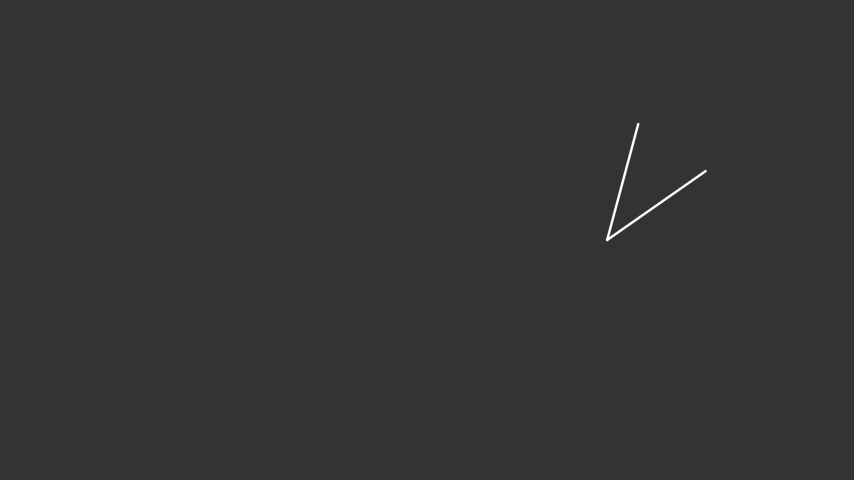
#> input picture Part1/angle/image1.png, 854 x 480 px
$ python main.py
#> lines starting #> are read from the running program, lines starting #| are printed output that depends on the picture; after the words box and inside, x2 and y2 are one past the last pixel; in counts of white or black regions, pixels touching at a corner belong together
import math
import cv2
import numpy as np
import matplotlib.pyplot as plt

#-- To change input image, change this variable --
input = 'angle/image1.png'
#-- Run this file, then angle is outputted to console, also some images are displayed --


#Load in and convert image
pic = cv2.cvtColor(cv2.imread(input), cv2.COLOR_BGR2GRAY)
#> pic: shape (480, 854); min 51, max 255, mean 51.3
plt.subplot(221), plt.imshow(cv2.cvtColor(pic, cv2.COLOR_GRAY2RGB)), plt.title('Original')

#Blur image to reduce effect of noise
blurPic = cv2.GaussianBlur(pic, (9,9), 2)

#Find position of edge pixels
edges = cv2.Canny(pic, threshold1=100, threshold2=0)
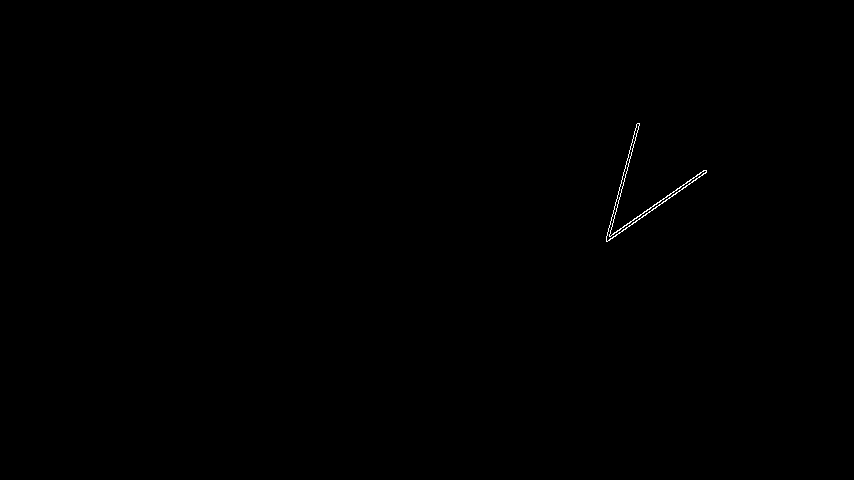
#> edges: shape (480, 854); 0.13% white in thin lines or dots, all inside (x1, y1, x2, y2) = (606, 123, 707, 242)

#Plot Results of Edge Detection
plt.subplot(222), plt.imshow(cv2.cvtColor(edges, cv2.COLOR_GRAY2RGB)), plt.title('Canny Edge Detection')

#Find co-ordinates of points detected
edgePixelLocations = np.transpose(np.array(np.where(edges > 0)))
#> edgePixelLocations = 533 pairs, first value 123 to 241, second value 606 to 706

#Get a maximum rho size by taking the diagonal size of image
imgDiagSize = math.sqrt(pic.shape[0]**2 + pic.shape[1]**2)
#> imgDiagSize = 979.7

#Resolutions of accumulator
accResolutionRho = 1000
accResolutionTheta = 180
accumulator = np.zeros((accResolutionTheta, accResolutionRho))

#Global variables store the best lines
bestLine1 = (0, 0)
bestLine2 = (0, 0)

#Find two best fitting lines from Hough Transform
def houghLines():
    global bestLine1, bestLine2
    for point in edgePixelLocations:
        #Iterate over angles from 0 to pi
        for i in range(accResolutionTheta):
            theta = i * math.pi / accResolutionTheta

            #Use point and theta to calculate rho
            rho = point[1] * math.cos(theta) + point[0] * math.sin(theta)

            #Get index of this rho value in the accumulator
            j = accResolutionRho * (rho + imgDiagSize) / (2 * imgDiagSize)
            j = round(j)

            #Add a vote to the accumulator
            accumulator[i, j] += 1

    #Plot the Hough space
    plt.subplot(223), plt.imshow(accumulator), plt.title('Rho-Theta Hough Space'), plt.xlabel("Rho Index"), plt.ylabel("Theta Index")

    #Get co-ordinates of best line
    bestLine1 = np.unravel_index(accumulator.argmax(), accumulator.shape)

    #Eliminate that line and its neighbouring n//2 rows of co-ordinate pairs (such that 2 similar angles are not picked)
    n = 9
    for k in range(n):
        for m in range(n):
            accumulator[min(accResolutionTheta-1, bestLine1[0] - n//2 + k)] = 0

    #Now get the maximum again for second line
    bestLine2 = np.unravel_index(accumulator.argmax(), accumulator.shape)


#Find the intersection of the two best lines
def findIntersection():
    global bestLine1, bestLine2

    #Convert accumulator coordinates to angles/distances
    theta1 = bestLine1[0] * math.pi / accResolutionTheta
    theta2 = bestLine2[0] * math.pi / accResolutionTheta

    rho1 = (bestLine1[1] * 2 * imgDiagSize / accResolutionRho) - imgDiagSize
    rho2 = (bestLine2[1] * 2 * imgDiagSize / accResolutionRho) - imgDiagSize

    #Check exceptions first - if each line is vertical/horizontal
    if theta1 == 0: #Angle is 0, vertical
        if theta2 == 0: return (-1, -1) #Error - shouldn't have parallel lines
        else:
            x = rho1
            y = (rho2 - x * math.cos(theta2)) / math.sin(theta2)

    elif theta1 == math.pi/2: #Line is horizontal
        if theta2 == math.pi/2: return(-1, -1)
        else:
            y = rho1
            x = (rho2 - y * math.sin(theta2)) / math.cos(theta2)

    else:
        #Check line 2
        if theta2 == 0:  # Angle is 0, vertical
            if theta1 == 0:
                return None  # Error - shouldn't have parallel lines
            else:
                x = rho2
                y = (rho1 - x * math.cos(theta1)) / math.sin(theta1)

        elif theta2 == math.pi / 2:  # Line is horizontal
            if theta1 == math.pi / 2:
                return None
            else:
                y = rho2
                x = (rho1 - y * math.sin(theta1)) / math.cos(theta1)

        else:
            #Neither of the lines are exceptions, can solve a simulatneous equation for intersection
            x = (rho2 * math.sin(theta1) - rho1 * math.sin(theta2)) / (math.cos(theta2) * math.sin(theta1) - math.cos(theta1) * math.sin(theta2))
            y = (rho1 - x * math.cos(theta1)) / math.sin(theta1)

    return (x, y)

#Find square of shortest distance from line
def squareDistanceFromLine(theta, rho, pointX, pointY):
    #If line is vertical/horizontal, exception cases
    if theta == math.pi/2:
        return (pointY - rho)**2
    elif theta == 0:
        return (pointX - rho)**2
    elif theta == 3*math.pi/2:
        return (pointY + rho) ** 2
    elif theta == math.pi:
        return (pointX + rho)**2
    else:
        #Get two random points on the line
        x1 = 1
        y1 = (rho - x1 * math.cos(theta)) / math.sin(theta)

        x2 = 10
        y2 = (rho - x2 * math.cos(theta)) / math.sin(theta)

        #Calculate distance using a vector made from the two points
        distSqr = (((x2 - x1)*(y1 - pointY) - (x1 - pointX)*(y2 - y1))**2)/((x2-x1)**2 + (y2-y1)**2)

        return distSqr

#When we have the parameters for the two lines, but we don't know where to measure the angle
def ensureCorrectAngle(foundAngle):
    global bestLine1, bestLine2

    #Convert accumulator coordinates to angles/distances
    theta1 = bestLine1[0] * math.pi / accResolutionTheta
    theta2 = bestLine2[0] * math.pi / accResolutionTheta

    rho1 = (bestLine1[1] * 2 * imgDiagSize / accResolutionRho) - imgDiagSize
    rho2 = (bestLine2[1] * 2 * imgDiagSize / accResolutionRho) - imgDiagSize

    #Find intersection
    p0 = findIntersection()
    p1 = None
    p2 = None

    lineDistThreshold = 2 #How close a point needs to be to be on the line
    maxDistLine1 = -1
    maxDistLine2 = -1

    #Find two points - one on the first line, one on the second - that are as far away from intersection as possible
    for edge in edgePixelLocations:
        dist = (edge[1] - p0[0]) ** 2 + (edge[0] - p0[1]) ** 2
        if squareDistanceFromLine(theta1, rho1, edge[1], edge[0]) < lineDistThreshold**2:
            if dist > maxDistLine1:
                p1 = (edge[1], edge[0])
                maxDistLine1 = dist
        elif squareDistanceFromLine(theta2, rho2, edge[1], edge[0]) < lineDistThreshold**2:
            if dist > maxDistLine2:
                p2 = (edge[1], edge[0])
                maxDistLine2 = dist

    #Output angle between the vectors P1-P0 and P2-P0
    angle1 = math.atan2(p1[1] - p0[1], p1[0] - p0[0])
    angle2 = math.atan2(p2[1] - p0[1], p2[0] - p0[0])
    between = math.fabs(angle2 - angle1) * 360 / (2 * math.pi)
    otherAngle = math.fabs(foundAngle - 180)

    #Which is closer to the angle found in this function: the original one or 180-it?
    if math.fabs(foundAngle - between) < math.fabs(otherAngle - between):
        return foundAngle
    else:
        return otherAngle


#Draw lines on a plot, from their rho and theta parameters
def drawLine(img, theta, rho):
    # If line is vertical/horizontal, exception cases
    if theta == math.pi/2:
        x1 = 0
        y1 = rho
        x2 = pic.shape[1]-1
        y2 = rho
    elif theta == 0:
        x1 = rho
        y1 = 0
        x2 = rho
        y2 = pic.shape[0]-1
    else:

        #First, try finding the point with x=0
        x1 = 0
        y1 = (rho - x1 * math.cos(theta)) / math.sin(theta)
        if y1 < 0:
            #If doesnt fit, set y1 to 0 instead and find x1
            y1 = 0
            x1 = (rho - y1 * math.sin(theta)) / math.cos(theta)
        elif y1 >= pic.shape[0]:
            y1 = pic.shape[0]
            x1 = (rho - y1 * math.sin(theta)) / math.cos(theta)

        #Same for a second point
        x2 = pic.shape[1]-1
        y2 = (rho - x2 * math.cos(theta)) / math.sin(theta)
        if y2 < 0:
            # If doesnt fit, set y1 to 0 instead and find x1
            y2 = 0
            x2 = (rho - y2 * math.sin(theta)) / math.cos(theta)
        elif y2 >= pic.shape[1]:
            y2 = pic.shape[0]-1
            x2 = (rho - y2 * math.sin(theta)) / math.cos(theta)

    cv2.line(img, (int(x1), int(y1)), (int(x2), int(y2)), (255, 0, 0), 4)


#MAIN PROGRAM

#Find 2 Best fitting lines, save them to bestLine1 and bestLine2
houghLines()
#> the loop in houghLines, `for point in edgePixelLocations:` made 533 passes
#> point on passes 1 to 3: [123, 637], [123, 638], [123, 639]
#> after the loop in houghLines, `for point in edgePixelLocations:`:
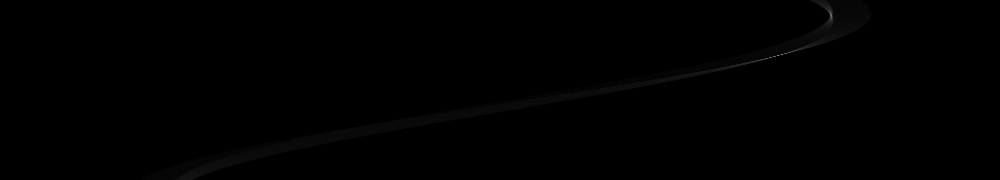
#> accumulator: shape (180, 1000) float64; min 0, max 151, mean 0.5
#> in houghLines, `bestLine1 = np.unravel_index(accumulator.argmax(), accumulator.shape)`: bestLine1 = (55, 777)
#> after the loop in houghLines, `for k in range(n):`: accumulator: shape (180, 1000) float64; 0.21% of pixels changed, all inside (x1, y1, x2, y2) = (721, 51, 796, 60)
#> in houghLines, `bestLine2 = np.unravel_index(accumulator.argmax(), accumulator.shape)`: bestLine2 = (15, 830)

#Find angle between the two theta parameters
angle = math.fabs(bestLine1[0] - bestLine2[0]) * 180/accResolutionTheta
#> angle = 40

#Copy the Canny image to draw the lines on
img = edges[:]

#Draw the two found lines onto img
drawLine(img, bestLine1[0] * math.pi / accResolutionTheta, (bestLine1[1] - accResolutionRho // 2) * 2 * imgDiagSize / accResolutionRho)
#> in drawLine, `y1 = (rho - x1 * math.cos(theta)) / math.sin(theta)`: y1 = 662.5
#> in drawLine, `x1 = (rho - y1 * math.sin(theta)) / math.cos(theta)`: x1 = 260.7
#> in drawLine, `y2 = (rho - x2 * math.cos(theta)) / math.sin(theta)`: y2 = 65.27
drawLine(img, bestLine2[0] * math.pi / accResolutionTheta, (bestLine2[1] - accResolutionRho // 2) * 2 * imgDiagSize / accResolutionRho)
#> call 2 of drawLine, with theta = 0.262, rho = 646.6
#> in drawLine (call 2), `y1 = (rho - x1 * math.cos(theta)) / math.sin(theta)`: y1 = 2498.2
#> in drawLine (call 2), `x1 = (rho - y1 * math.sin(theta)) / math.cos(theta)`: x1 = 540.8
#> in drawLine (call 2), `y2 = (rho - x2 * math.cos(theta)) / math.sin(theta)`: y2 = -685.3
#> in drawLine (call 2), `x2 = (rho - y2 * math.sin(theta)) / math.cos(theta)`: x2 = 669.4
#> in drawLine (call 2), `cv2.line(img, (int(x1), int(y1)), (int(x2), int(y2)), (255, 0, 0), 4)`:
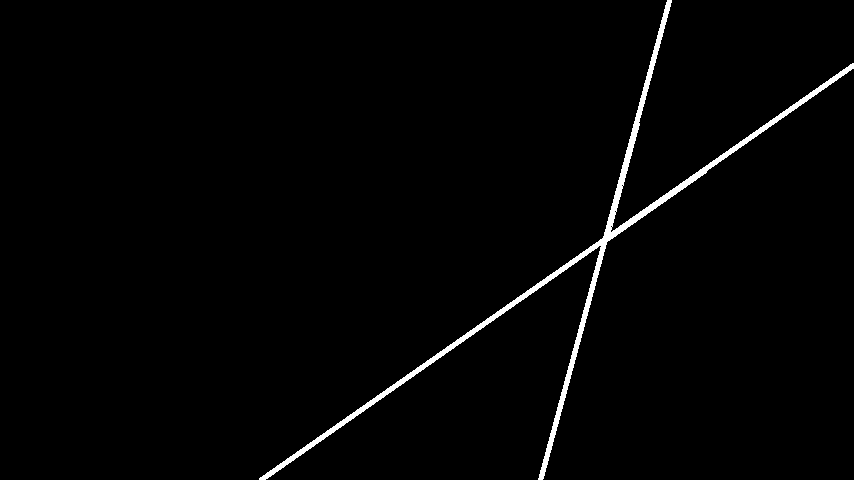
#> img: shape (480, 854); 1.6% white; 1 white region, box (x1, y1, x2, y2) and area: (259, 0, 854, 480) 6522

#Use ensureCorrectedAngle to make sure the angle is the BETWEEN the lines on the image, not 180 - it
print("ANGLE:", ensureCorrectAngle(angle))
#> in ensureCorrectAngle, `theta1 = bestLine1[0] * math.pi / accResolutionTheta`: theta1 = 0.96
#> in ensureCorrectAngle, `theta2 = bestLine2[0] * math.pi / accResolutionTheta`: theta2 = 0.262
#> in ensureCorrectAngle, `rho1 = (bestLine1[1] * 2 * imgDiagSize / accResolutionRho) - imgDiagSize`: rho1 = 542.7
#> in ensureCorrectAngle, `rho2 = (bestLine2[1] * 2 * imgDiagSize / accResolutionRho) - imgDiagSize`: rho2 = 646.6
#> in findIntersection, `theta1 = bestLine1[0] * math.pi / accResolutionTheta`: theta1 = 0.96
#> in findIntersection, `theta2 = bestLine2[0] * math.pi / accResolutionTheta`: theta2 = 0.262
#> in findIntersection, `rho1 = (bestLine1[1] * 2 * imgDiagSize / accResolutionRho) - imgDiagSize`: rho1 = 542.7
#> in findIntersection, `rho2 = (bestLine2[1] * 2 * imgDiagSize / accResolutionRho) - imgDiagSize`: rho2 = 646.6
#> in findIntersection, `x = (rho2 * math.sin(theta1) - rho1 * math.sin(theta2)) / (math.cos(th..`: x = 605.4
#> in findIntersection, `y = (rho1 - x * math.cos(theta1)) / math.sin(theta1)`: y = 238.6
#> in ensureCorrectAngle, `p0 = findIntersection()`: p0 = (605.4, 238.6)
#> the loop in ensureCorrectAngle, `for edge in edgePixelLocations:` made 533 passes
#> (edge, dist, p2, maxDistLine2) on passes 1 to 2: ([123, 637], 14361.9, (637, 123), 14361.9), ([123, 638], 14426, (638, 123), 14426)
#> (dist, p1, maxDistLine1) on passes 98 to 100: (14225, (703, 170), 14225), (14421.2, (704, 170), 14421.2), (14619.3, (705, 170), 14619.3)
#| ANGLE: 40.0

#Show the drawn lines
plt.subplot(224), plt.imshow(img), plt.title('Redrawn Lines')

plt.show()
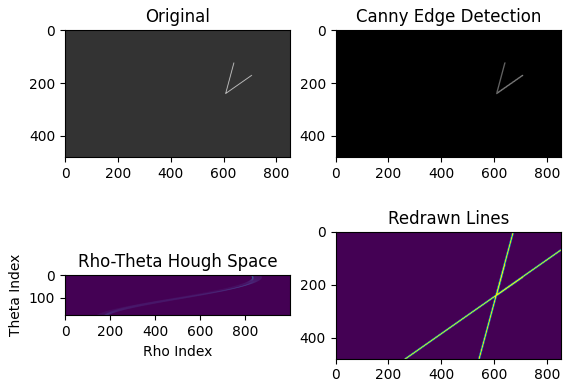
#> figure drawn by matplotlib, 4 panels

$ run again, with Part1/angle/image2.png copied over Part1/angle/image1.png
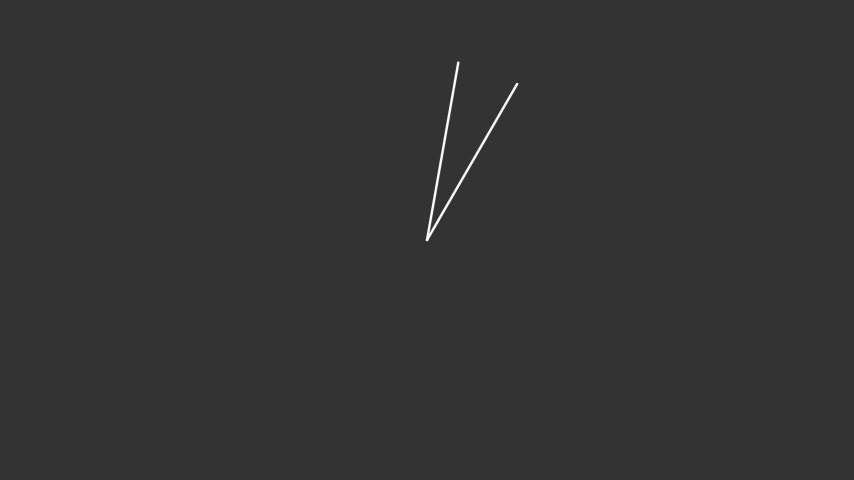
#> input picture Part1/angle/image2.png, 854 x 480 px
#> `edges = cv2.Canny(pic, threshold1=100, threshold2=0)`:
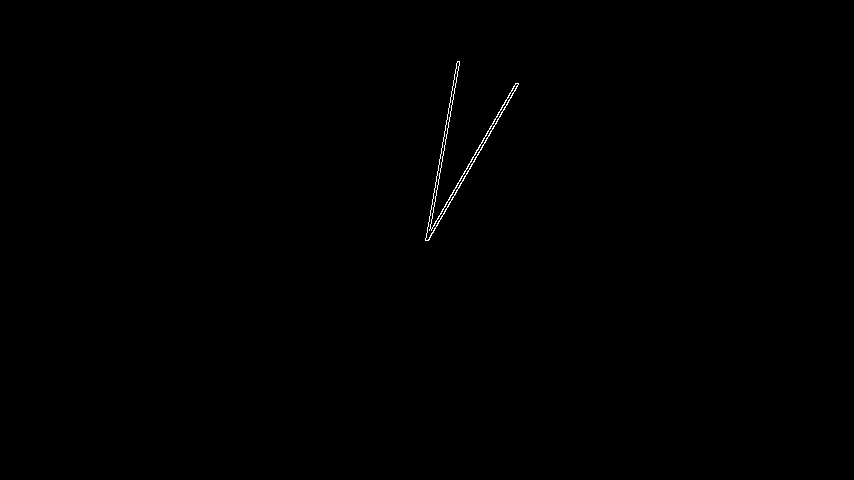
#> edges: shape (480, 854); 0.19% white in thin lines or dots, all inside (x1, y1, x2, y2) = (425, 61, 519, 241)
#> edgePixelLocations = 791 pairs, first value 61 to 240, second value 425 to 518
#> the loop in houghLines, `for point in edgePixelLocations:` made 791 passes
#> point on passes 1 to 3: [61, 457], [61, 458], [61, 459]
#> bestLine1 = (30, 749)
#> bestLine2 = (10, 735)
#> angle = 20
#> in drawLine, `y1 = (rho - x1 * math.cos(theta)) / math.sin(theta)`: y1 = 975.7
#> in drawLine, `x1 = (rho - y1 * math.sin(theta)) / math.cos(theta)`: x1 = 286.2
#> in drawLine, `y2 = (rho - x2 * math.cos(theta)) / math.sin(theta)`: y2 = -501.7
#> in drawLine, `x2 = (rho - y2 * math.sin(theta)) / math.cos(theta)`: x2 = 563.3
#> img: shape (480, 854); 1.3% white; 1 white region, box (x1, y1, x2, y2) and area: (284, 0, 566, 480) 5376
#> in ensureCorrectAngle, `theta1 = bestLine1[0] * math.pi / accResolutionTheta`: theta1 = 0.524
#> in ensureCorrectAngle, `theta2 = bestLine2[0] * math.pi / accResolutionTheta`: theta2 = 0.175
#> in ensureCorrectAngle, `rho1 = (bestLine1[1] * 2 * imgDiagSize / accResolutionRho) - imgDiagSize`: rho1 = 487.9
#> in ensureCorrectAngle, `rho2 = (bestLine2[1] * 2 * imgDiagSize / accResolutionRho) - imgDiagSize`: rho2 = 460.4
#> in findIntersection, `theta1 = bestLine1[0] * math.pi / accResolutionTheta`: theta1 = 0.524
#> in findIntersection, `theta2 = bestLine2[0] * math.pi / accResolutionTheta`: theta2 = 0.175
#> in findIntersection, `rho1 = (bestLine1[1] * 2 * imgDiagSize / accResolutionRho) - imgDiagSize`: rho1 = 487.9
#> in findIntersection, `rho2 = (bestLine2[1] * 2 * imgDiagSize / accResolutionRho) - imgDiagSize`: rho2 = 460.4
#> x = 425.4
#> y = 238.9
#> p0 = (425.4, 238.9)
#> the loop in ensureCorrectAngle, `for edge in edgePixelLocations:` made 791 passes
#> (edge, dist, p1, maxDistLine1) on passes 48 to 50: ([83, 515], 32326.9, (515, 83), 32326.9), ([83, 516], 32507.1, (516, 83), 32507.1), ([83, 517], 32689.3, (517, 83), 32689.3)
#> after the loop in ensureCorrectAngle, `for edge in edgePixelLocations:`: maxDistLine1 = 32689.3; maxDistLine2 = 32706.5
#> angle1 = -1.04
#> angle2 = -1.39
#> between = 20.05
#> otherAngle = 160
#| ANGLE: 20.0
#> `plt.show()`:
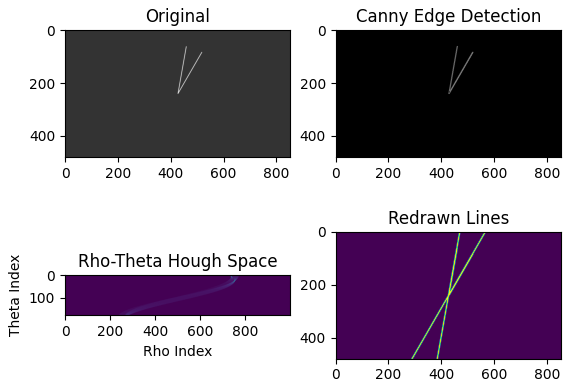
#> figure drawn by matplotlib, 4 panels

$ run again, with Part1/angle/image3.png copied over Part1/angle/image1.png
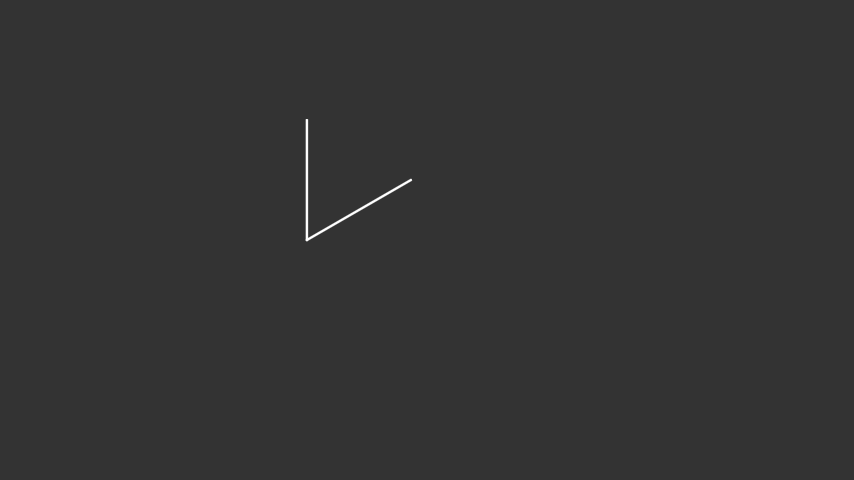
#> input picture Part1/angle/image3.png, 854 x 480 px
#> `edges = cv2.Canny(pic, threshold1=100, threshold2=0)`:
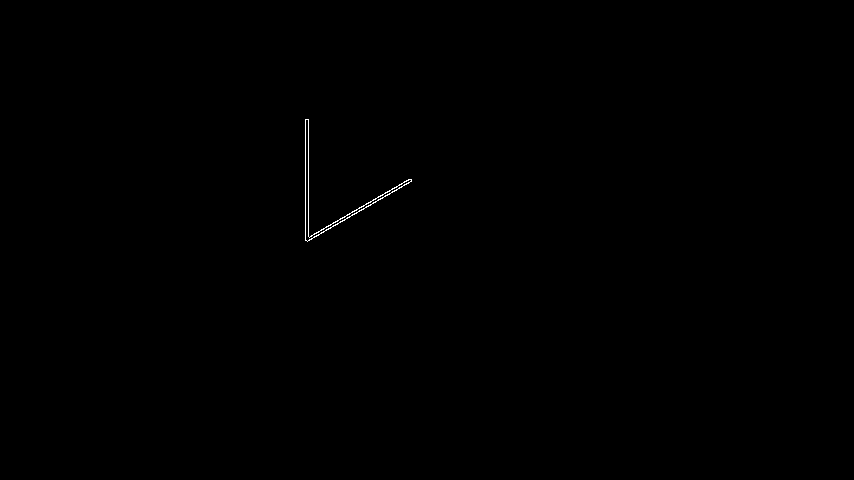
#> edges: shape (480, 854); 0.13% white in thin lines or dots, all inside (x1, y1, x2, y2) = (305, 119, 412, 242)
#> edgePixelLocations = 537 pairs, first value 119 to 241, second value 305 to 411
#> the loop in houghLines, `for point in edgePixelLocations:` made 537 passes
#> point on passes 1 to 3: [119, 305], [119, 306], [119, 307]
#> bestLine1 = (60, 685)
#> bestLine2 = (0, 656)
#> angle = 60
#> in drawLine, `y1 = (rho - x1 * math.cos(theta)) / math.sin(theta)`: y1 = 418.5
#> in drawLine, `y2 = (rho - x2 * math.cos(theta)) / math.sin(theta)`: y2 = -73.93
#> in drawLine, `x2 = (rho - y2 * math.sin(theta)) / math.cos(theta)`: x2 = 724.9
#> img: shape (480, 854); 1.6% white; 1 white region, box (x1, y1, x2, y2) and area: (0, 0, 727, 480) 6736
#> in ensureCorrectAngle, `theta1 = bestLine1[0] * math.pi / accResolutionTheta`: theta1 = 1.05
#> in ensureCorrectAngle, `theta2 = bestLine2[0] * math.pi / accResolutionTheta`: theta2 = 0
#> in ensureCorrectAngle, `rho1 = (bestLine1[1] * 2 * imgDiagSize / accResolutionRho) - imgDiagSize`: rho1 = 362.5
#> in ensureCorrectAngle, `rho2 = (bestLine2[1] * 2 * imgDiagSize / accResolutionRho) - imgDiagSize`: rho2 = 305.7
#> in findIntersection, `theta1 = bestLine1[0] * math.pi / accResolutionTheta`: theta1 = 1.05
#> in findIntersection, `theta2 = bestLine2[0] * math.pi / accResolutionTheta`: theta2 = 0
#> in findIntersection, `rho1 = (bestLine1[1] * 2 * imgDiagSize / accResolutionRho) - imgDiagSize`: rho1 = 362.5
#> in findIntersection, `rho2 = (bestLine2[1] * 2 * imgDiagSize / accResolutionRho) - imgDiagSize`: rho2 = 305.7
#> y = 242.1
#> p0 = (305.7, 242.1)
#> the loop in ensureCorrectAngle, `for edge in edgePixelLocations:` made 537 passes
#> (edge, dist, p2, maxDistLine2) on passes 1, 3: ([119, 305], 15148.5, (305, 119), 15148.5), ([119, 307], 15149.9, (307, 119), 15149.9)
#> after the loop in ensureCorrectAngle, `for edge in edgePixelLocations:`: maxDistLine1 = 15077.2; maxDistLine2 = 15149.9
#> angle1 = -0.539
#> angle2 = -1.56
#> between = 58.46
#> otherAngle = 120
#| ANGLE: 60.0
#> `plt.show()`:
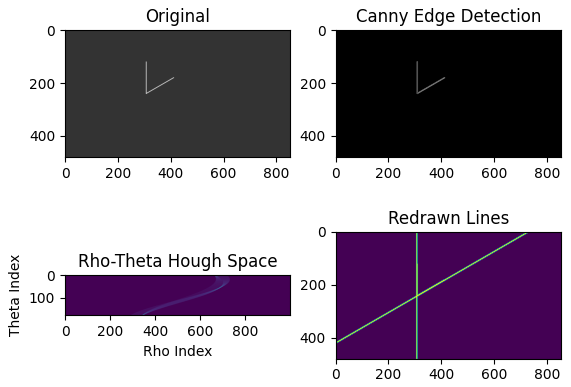
#> figure drawn by matplotlib, 4 panels
